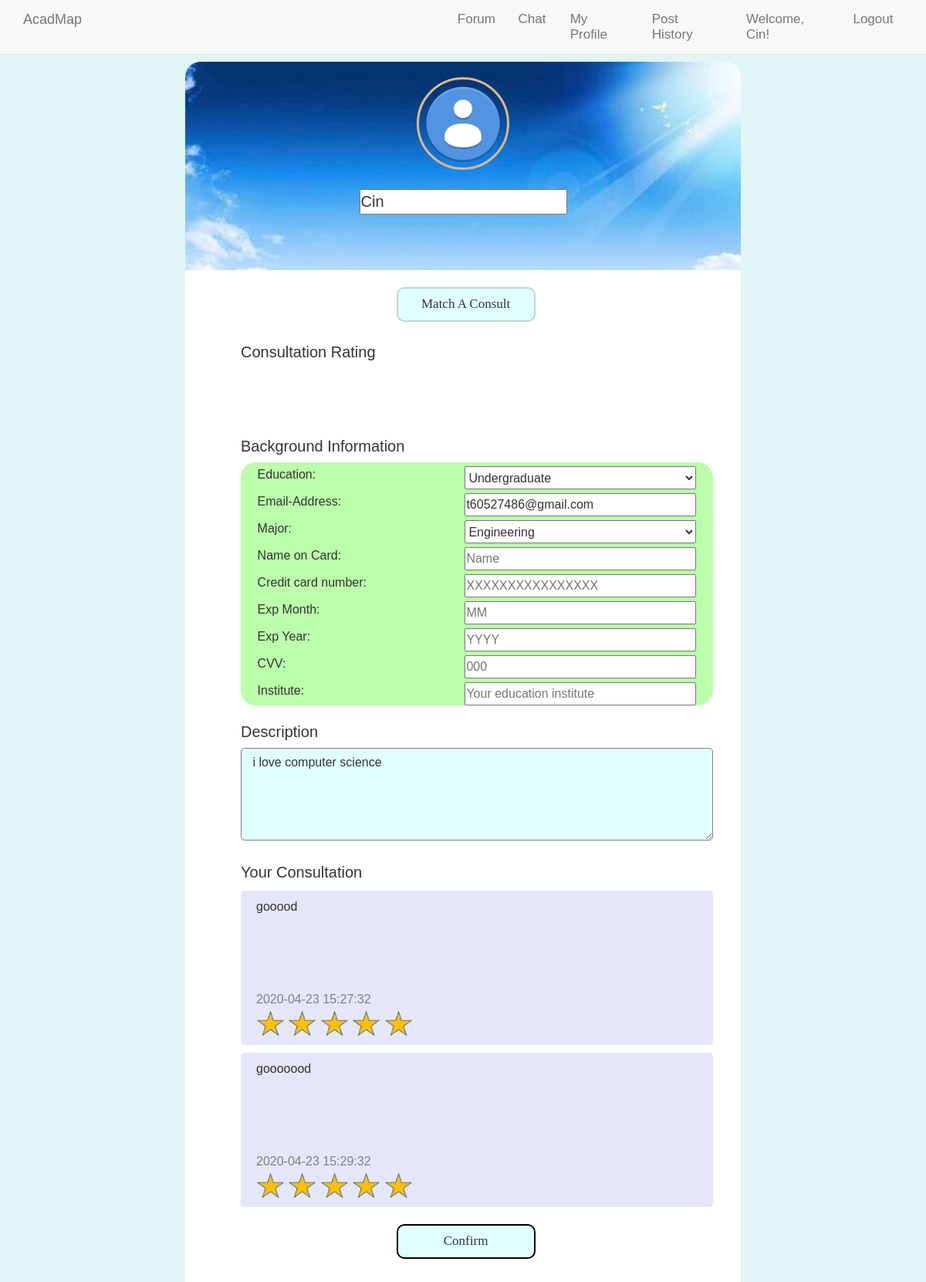
/forum_related/editprofile.php (signed in), run on the app's committed database.
### tables this page shows
CREATE TABLE `user_profile` (
  `user_id` int(8) UNSIGNED NOT NULL,
  `username` varchar(16) NOT NULL,
  `personal_picture` varchar(200) DEFAULT NULL,
  `education_level` varchar(64) NOT NULL,
  `personal_description` text NOT NULL,
  `major` varchar(120) NOT NULL,
  `user_level` varchar(15) NOT NULL DEFAULT 'member',
  `institute` varchar(40) DEFAULT NULL,
  `consult_rating` double NOT NULL DEFAULT 0,
  `cvv` int(3) DEFAULT NULL,
  `expire_yr` int(4) DEFAULT NULL,
  `expire_mth` int(2) DEFAULT NULL,
  `cardnumber` varchar(17) DEFAULT NULL,
  `cardname` varchar(20) DEFAULT NULL
);

CREATE TABLE `user` (
  `user_id` int(8) UNSIGNED NOT NULL,
  `username` varchar(16) NOT NULL,
  `password` varchar(16) NOT NULL,
  `verify_code` varchar(8) NOT NULL DEFAULT 'pokemon!',
  `email_address` varchar(320) NOT NULL
);

CREATE TABLE `consultation_comment` (
  `user_id` int(8) NOT NULL,
  `author_id` int(8) NOT NULL,
  `score` int(1) NOT NULL,
  `comments` text NOT NULL,
  `comment_date` timestamp NOT NULL DEFAULT current_timestamp()
);

### forum_related/editprofile.php (the view, shortened to what this page needs)
<!DOCTYPE html>
<html>
<head>
  	<link rel="stylesheet" href="../css/bootstrap.min.css">
  	<link rel="stylesheet" href="../css/main.css">
    <link rel="stylesheet" href="../css/post.css">
 	<link rel="stylesheet" href="../css/profile.css">
	</head>
	<body>
	<form action="storeprofile.php">
		<div style="background-color: #e1f5f7">
		<div class="space1"></div>
		<?php
			include("../navbar.php");
			$uid = $_SESSION['user_id'];
			$servername = "localhost";
			$username = "root";
			$password = "";
			$conn = new mysqli($servername, $username, $password, 'AcadMap');
			$commentsql = "SELECT * FROM user_profile WHERE user_id=$uid";
			$commentResult = mysqli_query($conn,$commentsql);
			$Commentinfo = mysqli_fetch_array($commentResult);
			$usersql = "SELECT * FROM user WHERE user_id=$uid";
			$userResult = mysqli_query($conn,$usersql);
			$userinfo = mysqli_fetch_array($userResult);
			$name = $Commentinfo['username'];
			$edu_lv = $Commentinfo['education_level'];
			$email = $userinfo['email_address'];
			$inst = $Commentinfo['institute'];
			$major = $Commentinfo['major'];
			$prof = $Commentinfo['personal_description'];
			$cardname = $Commentinfo['cardname'];
			$cardnumber = $Commentinfo['cardnumber'];
			$exmth = $Commentinfo['expire_mth'];
			$exyr = $Commentinfo['expire_yr'];
			$cvv = $Commentinfo['cvv'];
			echo "<div class='top1'><div class='circle1'></div>
				<div class='username1'><input type='text' name='uname' id='name' value='$name' placeholder='username'></div>
				</div>";
		?>
		<div class="content1">
			<button class="consult1" type="button" onclick="" disabled>Match A Consult</button>
			<div class="rank1">
				Consultation Rating
			</div>
			<?php
				$conn = new mysqli($servername, $username, $password, 'AcadMap');
				$starsql = "SELECT AVG(score) AS maxs FROM consultation_comment WHERE user_id=$uid";
				$starResult = mysqli_query($conn,$starsql);
				$starinfo = mysqli_fetch_array($starResult);
				if($starinfo['maxs']>4){
					echo '<div class="ratings11"></div>
					<div class="ratings11 ratings2"></div>
					<div class="ratings11 ratings3"></div>
					<div class="ratings11 ratings4"></div>
					<div class="ratings11 ratings5"></div>';
				}
			?>
		<div class="bac-info1">Background Information</div>
			<div class="status1" >Education:<div class="education1">
				<select name = "edu_lv" class='inputbox'>
				<option value ="Undergraduate" <?php if($edu_lv == 'Undergraduate'){echo("selected");}?>>Undergraduate</option>
			</select>
			</div></div>
			<div class="email2" >Email-Address: <div class="email1">
				<?php echo "<input type=\"text\" value='$email' placeholder=\"Your email\" name='email' class=\"inputbox\">";?>
			</div></div>
			<div class="major2" >Major:<div class="major1">
				<select name = "major" class='inputbox'>
				<option value ="Engineering" <?php if($major == 'Engineering'){echo("selected");}?>>Engineering</option>
				</select>
			</div></div>
			<div class="major2" >Name on Card:<div class="major1">
				<?php echo "<input type=\"text\" class=\"inputbox\" name=\"cardname\" value='$cardname' placeholder=\"Name\">";?>
			</div></div>
			<div class="major2" >Credit card number:<div class="major1">
				<?php echo "<input type=\"text\" class=\"inputbox\" name=\"cardnumber\" value='$cardnumber' placeholder=\"XXXXXXXXXXXXXXXX\">";?>
			</div></div>
			<div class="major2" >Exp Month:<div class="major1">
				<?php echo "<input type=\"text\" class=\"inputbox\" name=\"exmth\" value='$exmth' placeholder=\"MM\">";?>
			</div></div>
			<div class="major2" >Exp Year:<div class="major1">
				<?php echo "<input type=\"text\" class=\"inputbox\" name=\"exyr\" value='$exyr' placeholder=\"YYYY\">";?>
			</div></div>
			<div class="major2" >CVV:<div class="major1">
			<?php echo "<input type=\"password\" class=\"inputbox\" name=\"cvv\" value='$cvv' placeholder=\"000\">";?>
			</div></div>
			<div class="user_status1" >Institute:<div class="user_status2">
				<?php echo "<input type=\"text\" name=\"inst\" value='$inst' placeholder=\"Your education institute\" id='inst' class=\"inputbox\">";?>
			</div></div>
			<div class="des1">Description</div>
			<?php echo "<textarea rows=\"3\" cols=\"10\" name=\"prof\" placeholder=\"Type your description, e.g. majors, habits...\" class=\"description1\" id='prof'>".$prof."</textarea>";?>
			<div class="con1">
				Your Consultation
			</div>
			<?php
				$sql = "SELECT * FROM consultation_comment WHERE user_id=$uid";
				$Result = mysqli_query($conn,$sql);
				$col = mysqli_num_rows($Result);
				for ($x = 0; $x < $col; $x++) {
					$info = mysqli_fetch_array($Result);
					if($info['score']==0){
						echo '<div class="consultation_content1">
						<div style="margin:10px"><div style="padding:10px">
							<div class="text1">'.$info['comments'].'</div>
							<div class="day1">'.$info['comment_date'].'<br>
								<div class="star1"></div>
								<div class="star1"></div>
								<div class="star1"></div>
								<div class="star1"></div>
								<div class="star1"></div>
							</div></div>
						</div>
					  </div>';
					}
					else{
						echo '<div class="consultation_content1">
						<div style="margin:10px"><div style="padding:10px">
							<div class="text1">'.$info['comments'].'</div>
							<div class="day1">'.$info['comment_date'].'<br>
								<div class="star_s"></div>
								<div class="star_s"></div>
								<div class="star_s"></div>
								<div class="star_s"></div>
								<div class="star_s"></div>
							</div></div>
						</div>
					  </div>';
					}
				}
			?>
				<input class="consult1" type="submit" value="Confirm">
			<div class="space1"></div>
		</div>
		</form>
	</body>
</html>

### css/main.css (style rules this page uses)
body { padding-top: 50px; }

### css/post.css (style rules this page uses)
body { margin: 0; font-size: 17px; font-family: Arial, Helvetica, sans-serif; }
.content1 { padding: 0; margin: 2px auto 2px auto; width: 90%; }

### css/profile.css (style rules this page uses)
* { margin:0; padding:0; }
html { background-color: #98f5ff; }
.top1 { width:60%; height:270px; margin:0 auto; padding:20px 0; border-top-left-radius: 20px; border-top-right-radius: 20px; background-image: url(../assets/profile_bac.jpg); background-size: cover; }
.circle1 { width:120px; height:120px; border-radius: 60px; border-style: solid; border-color: burlywood; margin:0 auto; background-image: url(../assets/avatar.png); background-size: cover; }
.username1 { height:50px; margin:25px auto 10px; text-align: center; font-size: 20px; }
.content1 { width: 60%; margin:0 auto; background-color: white; }
.consult1 { display:inline-block; width: 25%; height:45px; margin-left:38%; margin-top:3%; font-size:17px; border-radius: 10px; border-style: solid; background-color: #e0ffff; font-family:Cooper Black; }
.rank1 { margin-left:10%; margin-top:25px; font-size: 20px; }
.ratings11 { display:inline-block; margin-top:7px; margin-left:10%; width:57px; height:55px; background-size: cover; background-image: url(../assets/yellow-star.png); }
.bac-info1 { margin-left:10%; margin-top:25px; font-size: 20px; margin-bottom: 6px; }
.status1,.email2,.major2,.user_status1 { display: inline-block; margin-left:10%; background-color: #bfa; width:85%; height: 35px; border-style: none; border-width: 0.5px; border-color: #0bf; font-size:16px; padding:0 3%; padding-top: 5px; vertical-align: center; }
.education1,.email1,.major1,.user_status2 { float:right; }
.status1 { border-top-left-radius: 20px; border-top-right-radius: 20px; }
.user_status1 { border-bottom-left-radius: 20px; border-bottom-right-radius: 20px; }
.des1 { margin-left:10%; font-size: 20px; margin-top:20px; }
.description1 { width:85%; height:120px; margin-left:10%; margin-top:6px; font-size: 16px; border-color: gray; padding:1% 2%; border-radius: 5px; background-color: #e0ffff; }
.con1 { margin-left:10%; font-size: 20px; margin-top:20px; }
.consultation_content1 { margin-left:10%; margin-top:6px; width:85%; position: relative; height:200px; border-radius: 5px; background-color: #e6e6fa; }
.text1 { width:100%; height:50%; background-color: #e6e6fa; font-size: 16px; border-style: none; border-radius: 20px; }
.day1 { display:inline-block; width:50%; height:35%; color: grey;; position: absolute; bottom: 0px; background-color: #e6e6fa; font-size: 16px; border-radius: 20px; }
.star_s { display:inline-block; background-size: cover; background-image: url(../assets/yellow-star1.png); width:37px; height:37px; }
.space1 { height:30px; }
.inputbox { width:300px; height:30px; float:right; font-size: 16px; outline: none; }

### data on the page
user_profile: uname "Cin", edu_lv "Undergraduate", major "Engineering", prof "i love computer science"
user: email "t60527486@gmail.com"
consultation_comment: comments "gooood", comment_date "2020-04-23 15:27:32"
consultation_comment: comments "gooooood", comment_date "2020-04-23 15:29:32"

### other printed values
$_SESSION['username'] "Cin"
